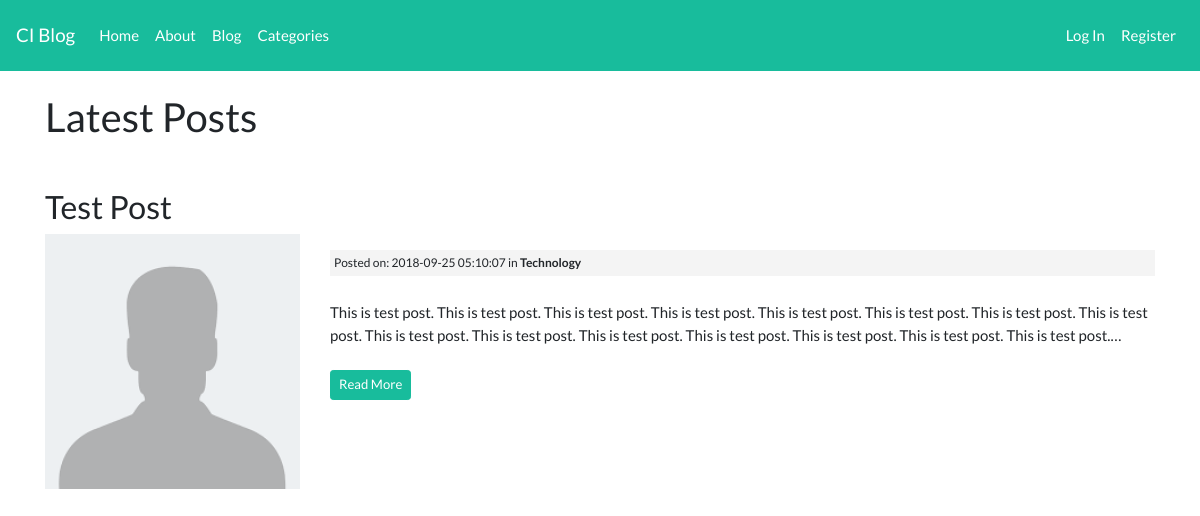
The page /posts on the database its author committed.
### tables this page shows
CREATE TABLE IF NOT EXISTS `posts` (
  `id` int(11) NOT NULL AUTO_INCREMENT,
  `category_id` int(11) NOT NULL,
  `user_id` int(11) NOT NULL,
  `title` varchar(255) NOT NULL,
  `slug` varchar(255) NOT NULL,
  `body` text NOT NULL,
  `post_image` varchar(255) NOT NULL,
  `created_at` timestamp NOT NULL DEFAULT CURRENT_TIMESTAMP,
  PRIMARY KEY (`id`)
);

CREATE TABLE IF NOT EXISTS `categories` (
  `id` int(11) NOT NULL AUTO_INCREMENT,
  `name` varchar(255) NOT NULL,
  `created_at` timestamp NOT NULL DEFAULT CURRENT_TIMESTAMP,
  PRIMARY KEY (`id`)
);

### application/controllers/Posts.php (called while the page is built, shortened)
<?php
class Posts extends CI_Controller {
	public function index($offset = 0){
		$config['per_page'] = 2;
		$data['title'] = 'Latest Posts';
		$data['posts'] = $this->post_model->get_posts(FALSE, $config['per_page'], $offset);
		$this->load->view('includes/header');
		$this->load->view('posts/index', $data);
		$this->load->view('includes/footer');
	}
}

### index.php (called while the page is built, shortened)
<?php
require_once BASEPATH.'core/CodeIgniter.php';

### application/models/Post_model.php (called while the page is built, shortened)
<?php
	class Post_model extends CI_Model {
		public function get_posts($slug = FALSE, $limit = FALSE, $offset = FALSE) {
			if ($limit) {
				$this->db->limit($limit, $offset);
			}
			if ($slug === FALSE) {
				$this->db->order_by('posts.id', 'DESC');
				$this->db->join('categories', 'categories.id = posts.category_id');
				$query = $this->db->get('posts');
				return $query->result_array();
			}
			$query = $this->db->get_where('posts', array('slug' => $slug));
			return $query->row_array();
		}
	}

### application/views/posts/index.php (the view, shortened to what this page needs)
<h2><?= $title; ?></h2><br>
<?php foreach ($posts as $post) : ?>
	<h3 class="mt-3"><?php echo $post['title']; ?></h3>
	<div class="row">
		<div class="col-md-3">
			<img class="post-thumb thumbnail" src="<?php echo site_url(); ?>img/posts/<?php echo $post['post_image']; ?>">
		</div>
		<div class="col-md-9">
			<small class="post-date mt-3">Posted on: <?php echo $post['created_at']; ?> in <strong><?php echo $post['name']; ?></strong></small><br>
			<?php echo word_limiter($post['body'], 60); ?>
			<p><a class="btn btn-success btn-sm mt-2" href="<?php echo site_url('/posts/'.$post['slug']); ?>">Read More</a></p>
		</div>
	</div>
<?php endforeach; ?>

### application/views/includes/header.php (shortened to what this page needs)
<html>
	<head>
		<link rel="stylesheet" type="text/css" href="<?php echo base_url('css/style.css'); ?>">
		<link rel="stylesheet" type="text/css" href="<?php echo base_url('css/bootstrap.css'); ?>">
	</head>
	<body>
		<nav class="navbar navbar-expand-lg navbar-dark bg-dark">
  <a class="navbar-brand" href="<?php echo base_url();?>">CI Blog</a>
  <div class="collapse navbar-collapse" id="navbarNav">
    <ul class="navbar-nav">
      <li class="nav-item">
        <a class="nav-link" href="<?php echo base_url();?>">Home</a>
      </li>
      <li class="nav-item">
        <a class="nav-link" href="<?php echo base_url();?>about">About</a>
      </li>
      <li class="nav-item">
        <a class="nav-link" href="<?php echo base_url();?>posts">Blog</a>
      </li>
      <li class="nav-item">
        <a class="nav-link" href="<?php echo base_url();?>categories">Categories</a>
      </li>
    </ul>
    <ul class="navbar-nav ml-auto">
      <?php if (!$this->session->userdata('logged_in')): ?>
          <li class="nav-item">
          <a class="nav-link" href="<?php echo base_url();?>users/login">Log In</a>
          </li>
          <li class="nav-item">
            <a class="nav-link" href="<?php echo base_url();?>users/register">Register</a>
          </li>
      <?php endif; ?>
    </ul>
  </div>
</nav><br>
<div class="container">

### application/views/includes/footer.php (shortened to what this page needs)
		</div>
	</body>
</html>

### css/style.css (style rules this page uses)
.post-date { background: #f4f4f4; padding: 4px; margin: 3px 0; display: block; }
.post-thumb { width: 100%; height: 100%; }

### rows shown on the page
posts: title "Test Post", post_image (placeholder picture), category.created_at "2018-09-25 05:10:07", category.name "Technology", body "This is test post. This is test post. This is test post. This is test post. This is test post. This is test post. This is test post. This is test post. This is test post. This is test post. This is test post. This is test post. This is test post. This is test post. This is test post.…"

### other values the page prints
$title "Latest Posts"
